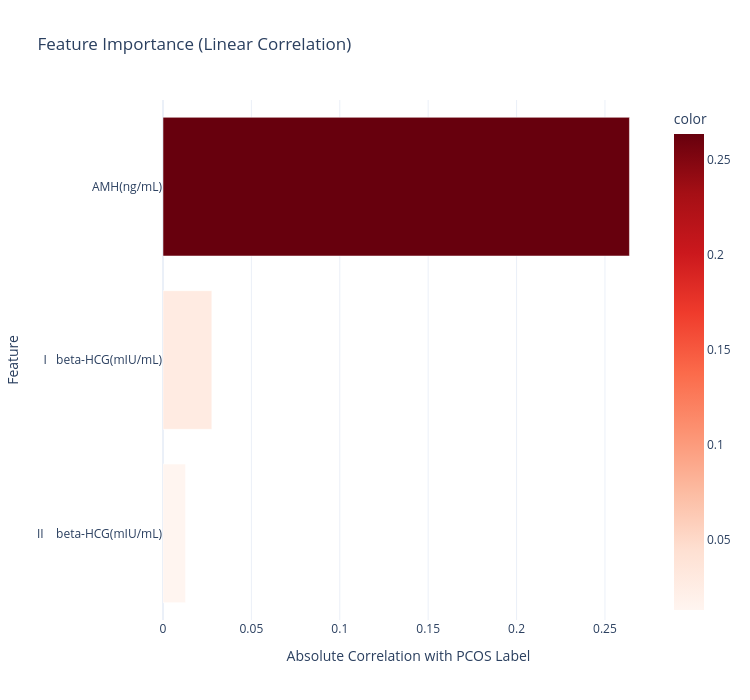

The notebook cell this image was saved under:
### Markdown cell above
## 8 · Top Features Correlated with PCOS

### Code cell
target_corr = corr_matrix[TARGET_COL].drop(TARGET_COL).abs().sort_values(ascending=False)

fig = px.bar(
    x=target_corr.values,
    y=target_corr.index,
    orientation="h",
    labels={"x": "Absolute Correlation with PCOS Label", "y": "Feature"},
    title="Feature Importance (Linear Correlation)",
    color=target_corr.values,
    color_continuous_scale="Reds",
    template="plotly_white",
    width=750, height=700,
)
fig.update_layout(yaxis={"autorange": "reversed"})
fig.show()

print("Top 10 features:")
print(target_corr.head(10).to_string())

### Figure 1 — Plotly figure (JSON) as saved in the notebook; plotly's stock layout.template omitted (floating-point values rounded to 4 significant figures)
{"data": [{"hovertemplate": "Absolute Correlation with PCOS Label=%{x}<br>Feature=%{y}<br>color=%{marker.color}<extra></extra>", "legendgroup": "", "marker": {"color": [0.2639, 0.02762, 0.01276], "coloraxis": "coloraxis", "pattern": {"shape": ""}}, "name": "", "orientation": "h", "showlegend": false, "textposition": "auto", "type": "bar", "x": [0.2639, 0.02762, 0.01276], "xaxis": "x", "y": ["AMH(ng/mL)", "  I   beta-HCG(mIU/mL)", "II    beta-HCG(mIU/mL)"], "yaxis": "y"}], "layout": {"barmode": "relative", "coloraxis": {"colorbar": {"title": {"text": "color"}}, "colorscale": [[0, "rgb(255,245,240)"], [0.125, "rgb(254,224,210)"], [0.25, "rgb(252,187,161)"], [0.375, "rgb(252,146,114)"], [0.5, "rgb(251,106,74)"], [0.625, "rgb(239,59,44)"], [0.75, "rgb(203,24,29)"], [0.875, "rgb(165,15,21)"], [1, "rgb(103,0,13)"]]}, "height": 700, "legend": {"tracegroupgap": 0}, "title": {"text": "Feature Importance (Linear Correlation)"}, "width": 750, "xaxis": {"anchor": "y", "domain": [0, 1], "title": {"text": "Absolute Correlation with PCOS Label"}}, "yaxis": {"anchor": "x", "autorange": "reversed", "domain": [0, 1], "title": {"text": "Feature"}}}}
